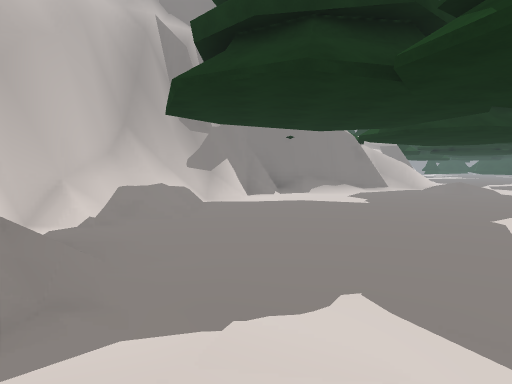
[1] (above)

24 first-person views from a walk through a scene from a Unity 3-D project. The camera is 1.5 m above the floor, tilts 4° down and sees 70° across. The floor is counted in squares, 1.8 m on a side. Each view is taken from the middle of a square. On the plan, view 1 faces up. The plan holds only what a view shows up to about 12 squares ahead; the rest is blank. The place goes on beyond the plan. The player is left out.

[2]
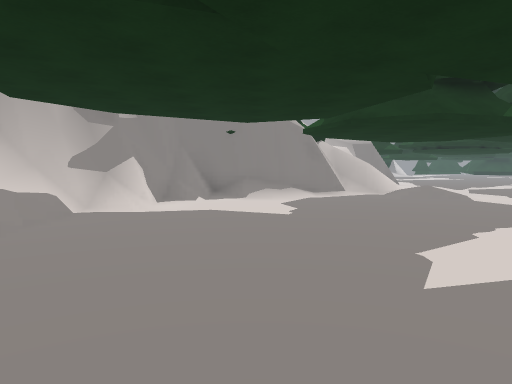

[3]
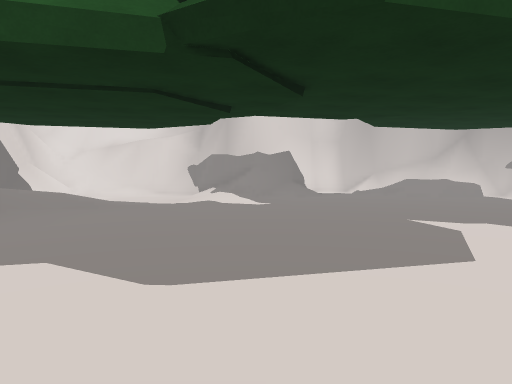

[4]
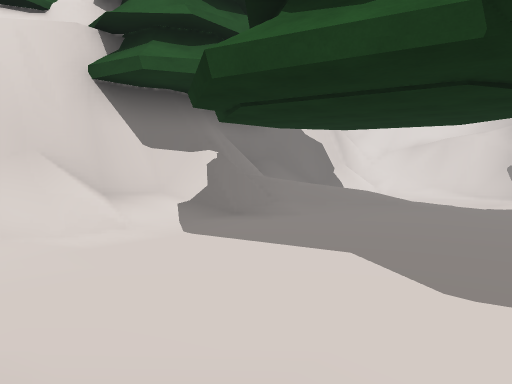

[5]
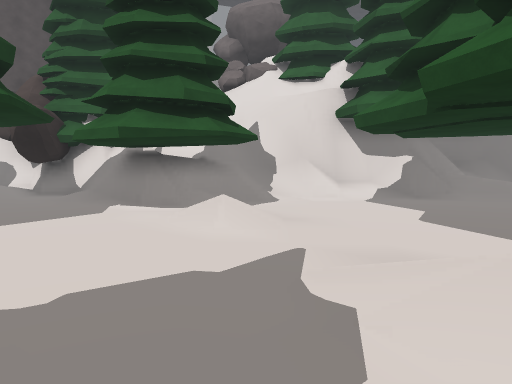

[6]
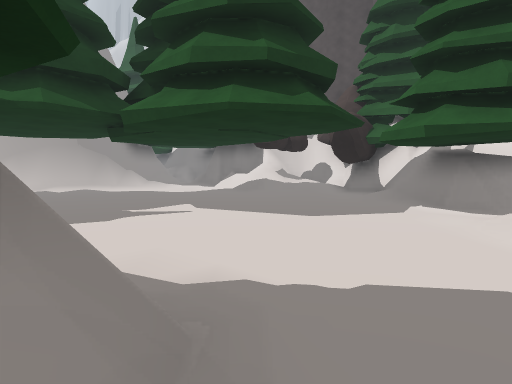

[7]
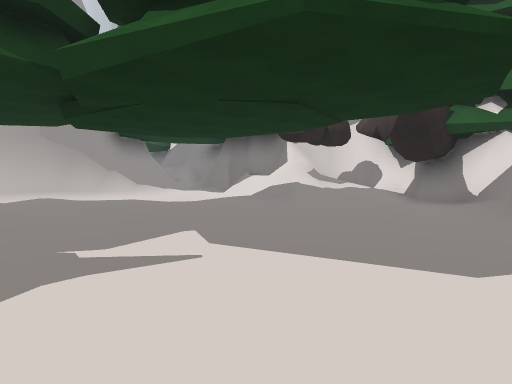

[8]
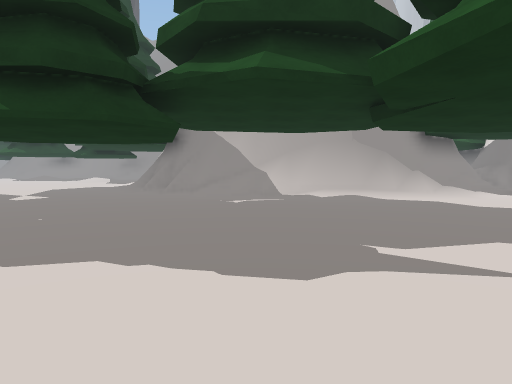

[9]
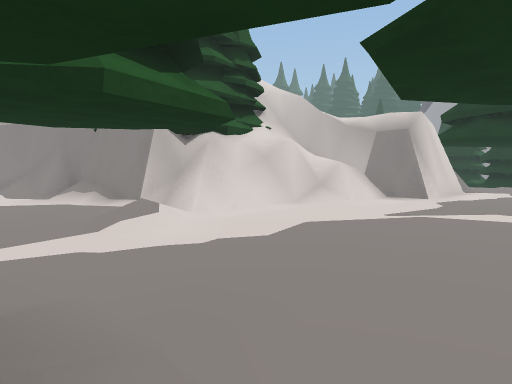

[10]
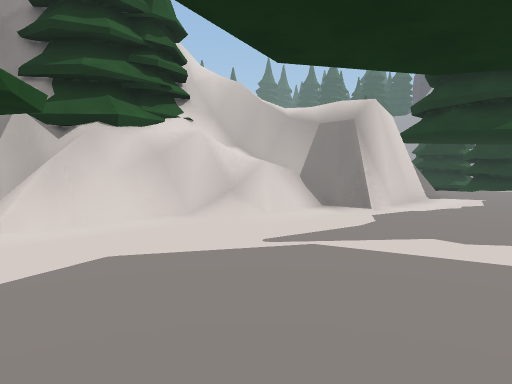

[11]
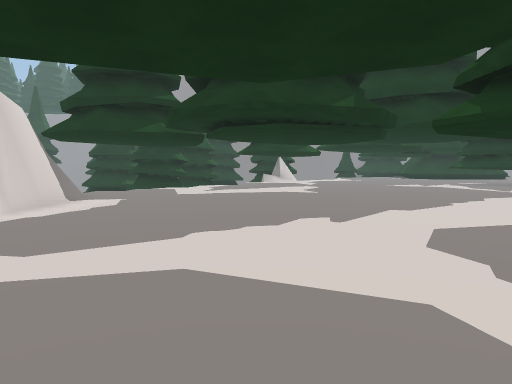

[12]
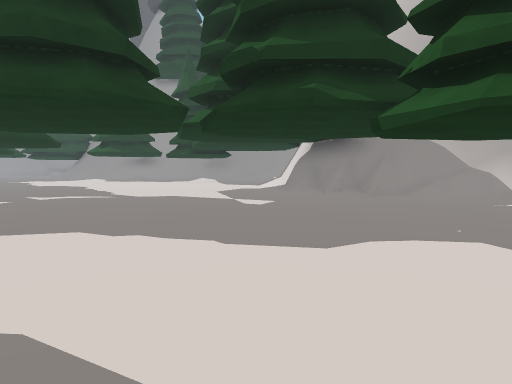

[13]
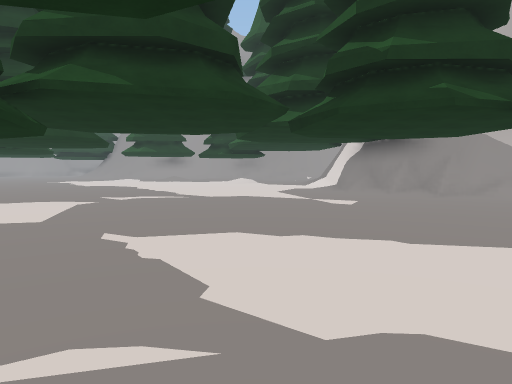

[14]
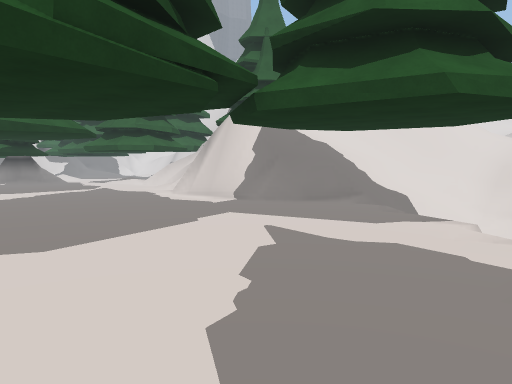

[15]
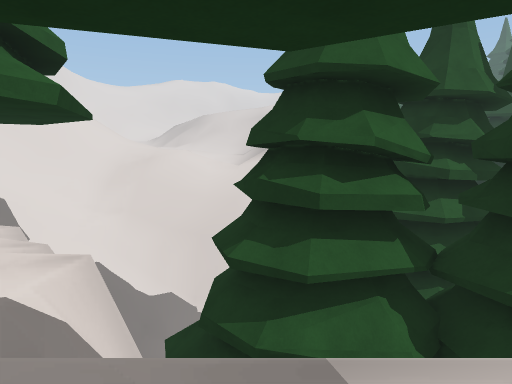

[16]
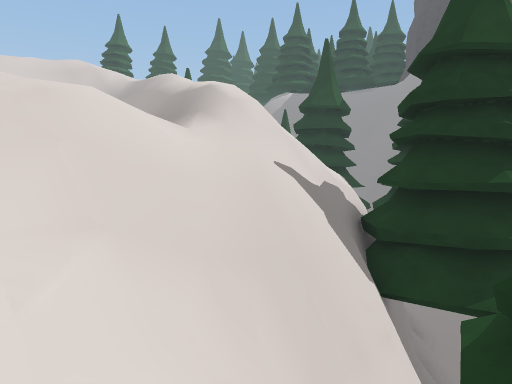

[17]
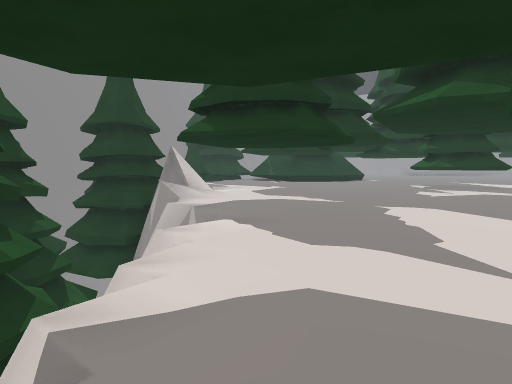

[18]
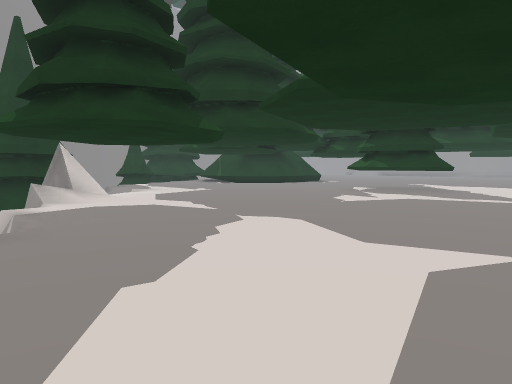

[19]
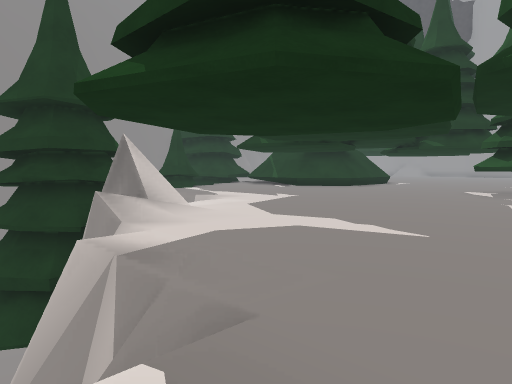

[20]
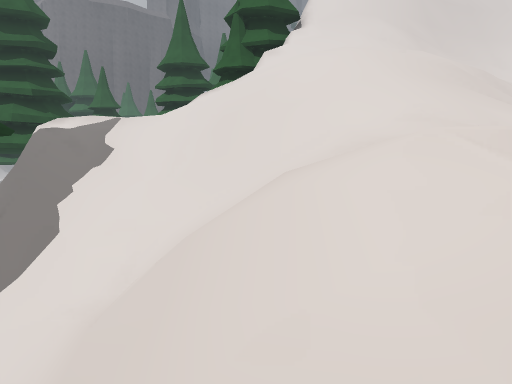

[21]
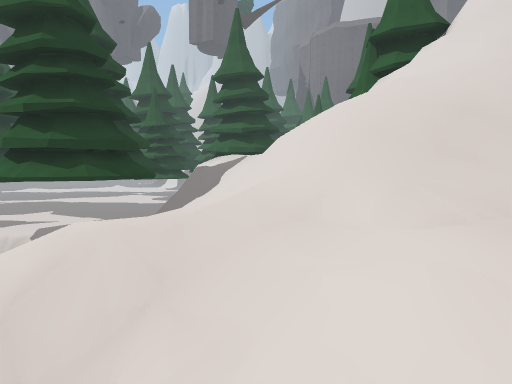

[22]
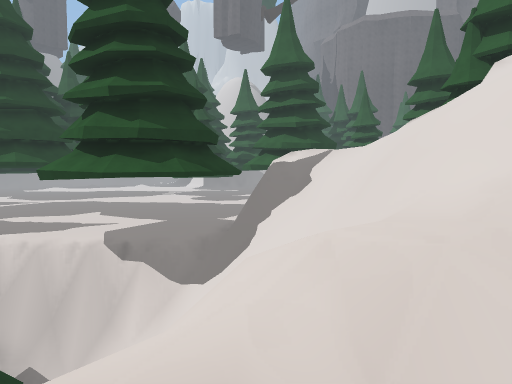

[23]
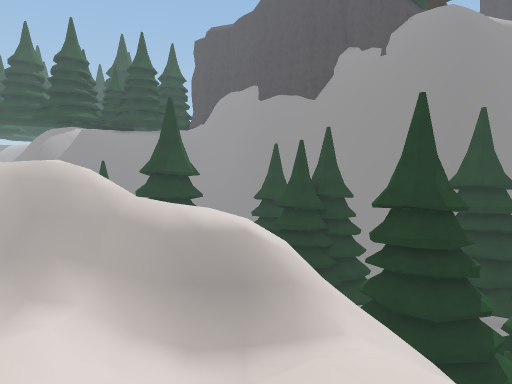

[24]
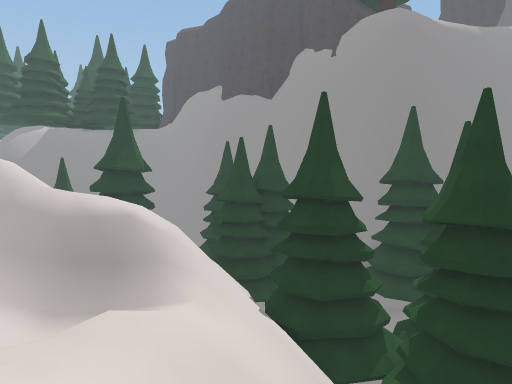

### Floor plan
Key: @ floor where view 1 was taken; # wall or solid block; . main floor; : floor 3.25 m higher than the main floor; / step, stairs or slope; = window, fence, low wall or low ledge; ^ raised ledge; v drop or lower ground.
Columns run from 5 left of view 1 to 25 right of it. Each row starts with its distance up from view 1.
 37        vv        v^^  v..
 36       vv#        vv#  v...
 35       vv#### ###vvv##......
 34 //   vvvv### v##vvv//.......
 33 ///////vv^^# v#vvvv..........
 32 ////////v#v#  #^ v............
 31 ////////v#v#  v^ v..........##
 30 /////////###    vv.........##
 29 ////////v#=  ##v...........##
 28  ////////#//##v.............#
 27  ://////////#v................
 26   ////////////................
 25   /////==////..............
 24   /////=////=..............
 23   //////////##............
 22   ///////////#...........
 21    //////////#...........    ..
 20   ///////////#..........    ...
 19   /////=#=v=##.........   .....
 18    ///###////..........  ......
 17     ######///..................
 16         ##/#/..................
 15         #///...................
 14        ##v//...................
 13      #####//...................
 12     ##.....//..... ............
 11     #......./..................
 10   ###............. .........../
  9  ###/........ ///.  .........//
  8  #//........         .......//#
  7  #//........  .##  ........./##
  6  #//.......  .............../#
  5  #/........  /............../#
  4   //........./............./##
  3   #/......................./#
  2   #///......../............/#
  1   #////.......//.........../##
  0   #/.@........./...........//#
 -1  :#/..//.......///........../#
 -2  :v/.. //...../=###.././//.///
 -3   //=/  /=..=//=###=.////// //
 -4   /####/######/===####/  #
 -5   ##  #####  ## #=#######

Where each view was taken, in squares from view 1:
view 1: 0 up, 0 right, facing up
view 2: 2 up, 2 right, facing up
view 3: 2 up, 9 right, facing left
view 4: 2 up, 9 right, facing down-left
view 5: 7 up, 9 right, facing down
view 6: 7 up, 9 right, facing down-right
view 7: 5 up, 12 right, facing down-right
view 8: 5 up, 12 right, facing right
view 9: 9 up, 12 right, facing up-left
view 10: 12 up, 12 right, facing up-left
view 11: 13 up, 13 right, facing up
view 12: 11 up, 13 right, facing right
view 13: 13 up, 13 right, facing right
view 14: 29 up, 15 right, facing down-left
view 15: 31 up, 14 right, facing left
view 16: 26 up, 7 right, facing up-left
view 17: 25 up, 8 right, facing up-right
view 18: 24 up, 11 right, facing up-right
view 19: 28 up, 11 right, facing up-right
view 20: 31 up, 2 right, facing down
view 21: 30 up, 4 left, facing down-right
view 22: 31 up, 1 left, facing down-right
view 23: 24 up, 1 left, facing up
view 24: 23 up, 2 right, facing up
